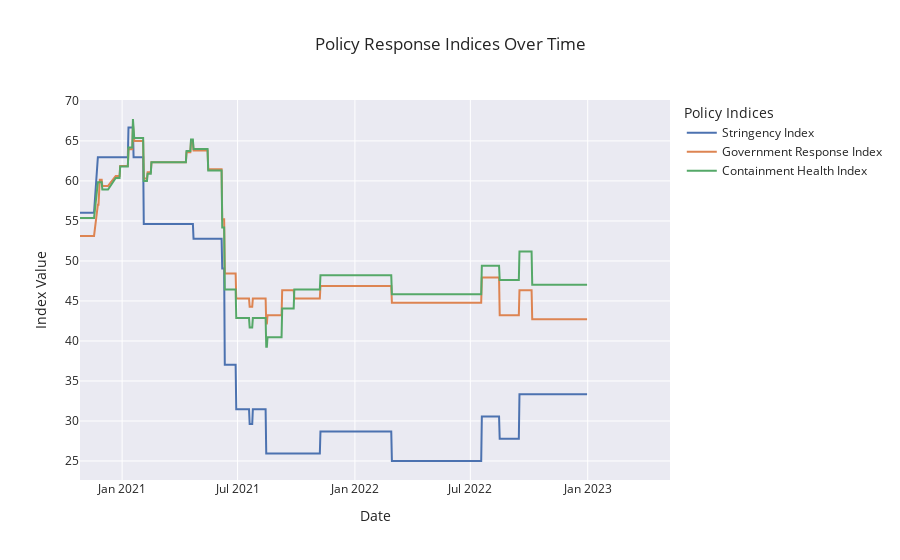

Notebook source saved alongside this figure:
### Markdown cell above
## 7. Policy Intervention Analysis

### Code cell
import plotly.graph_objects as go

# Policy measures over time (state average)
policy_cols_available = [col for col in policy_cols if col in df.columns]
policy_time = df.groupby('date')[policy_cols_available].mean()

# Plot key policy indices
key_indices = ['stringency_index', 'government_response_index', 'containment_health_index']
key_indices = [col for col in key_indices if col in policy_time.columns]

if key_indices:
    fig = go.Figure()
    for idx in key_indices:
        fig.add_trace(go.Scatter(x=policy_time.index, y=policy_time[idx], mode='lines', name=idx.replace('_', ' ').title()))

    fig.update_layout(
        title='Policy Response Indices Over Time',
        xaxis_title='Date',
        yaxis_title='Index Value',
        legend_title='Policy Indices',
        template='seaborn'
    )
    
    fig.show()

### Figure 1 — Plotly figure (JSON) as saved in the notebook; plotly's stock layout.template omitted (floating-point values rounded to 4 significant figures; data arrays with more than 128 entries replaced by an {"elided": "..."} marker saying what was removed)
{"data": [{"mode": "lines", "name": "Stringency Index", "type": "scatter", "x": {"elided": "845 str values"}, "y": {"elided": "845 float values"}}, {"mode": "lines", "name": "Government Response Index", "type": "scatter", "x": {"elided": "845 str values"}, "y": {"elided": "845 float values"}}, {"mode": "lines", "name": "Containment Health Index", "type": "scatter", "x": {"elided": "845 str values"}, "y": {"elided": "845 float values"}}], "layout": {"legend": {"title": {"text": "Policy Indices"}}, "title": {"text": "Policy Response Indices Over Time"}, "xaxis": {"title": {"text": "Date"}}, "yaxis": {"title": {"text": "Index Value"}}}}
